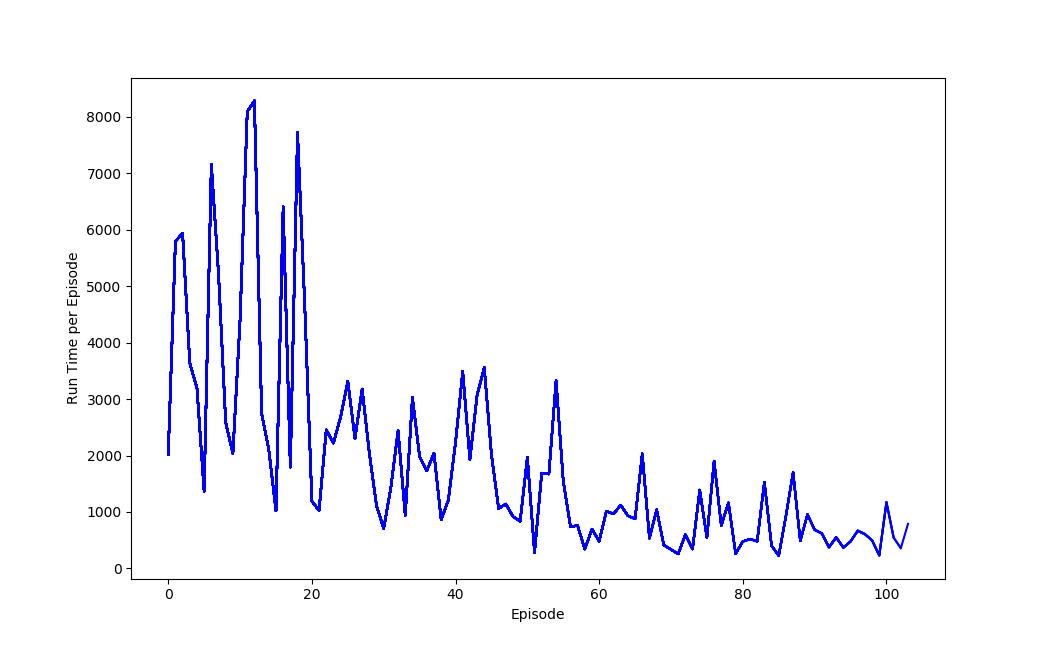

The Python source for this figure:
# MountainCarContinuous-V0

import numpy as np
import gym
import matplotlib.pyplot as plt
from itertools import count

import torch
import torch.nn as nn
from torch.nn import functional as F
from torch.optim import adam
from torch.distributions import Normal

env = gym.make('MountainCarContinuous-v0')
env = env.unwrapped
env.seed(1)

torch.manual_seed(1)
plt.ion()


#Hyperparameters
learning_rate = 0.0025
gamma = 0.995
episodes = 1000

eps = np.finfo(np.float32).eps.item()

#action_space = env.action_space.n
action_space = 1
state_space = env.observation_space.shape[0]


class Policy(nn.Module):
    def __init__(self):
        super(Policy, self).__init__()

        self.fc1 = nn.Linear(state_space, 20)
        self.fc3 = nn.Linear(20, 20)
        self.mu_head = nn.Linear(20, 1)
        self.sigma_head = nn.Linear(20, 1)

        self.gamma = gamma
        self.saved_log_probs = []
        self.rewards = []

    def forward(self, x):

        x = F.relu(self.fc1(x))
        x = F.relu(self.fc3(x))
        mu = F.tanh(self.mu_head(x))
        sigma = F.softplus(self.sigma_head(x))
        return mu, sigma

policy = Policy()
optimizer = adam.Adam(policy.parameters(), lr=learning_rate)

def select_action(state):
    state = torch.from_numpy(state).float().unsqueeze(0)
    mu, sigma = policy(state)
    dist = Normal(mu, sigma)
    action = dist.sample()
    policy.saved_log_probs.append(dist.log_prob(np.clip(action, -1, 1)))
    action = action.item()
    return action

def finish_episode():
    R = 0
    policy_loss = []
    rewards = []

    for r in policy.rewards[::-1]:
        R = r + policy.gamma * R
        rewards.insert(0, R)

    # Formalize reward
    rewards = torch.tensor(rewards)
    rewards = (rewards - rewards.mean())/(rewards.std() + eps)

    # get loss
    for reward, log_prob in zip(rewards, policy.saved_log_probs):
        policy_loss.append(-log_prob * reward)

    optimizer.zero_grad()
    policy_loss = torch.cat(policy_loss).sum()
    policy_loss.backward()
    optimizer.step()



    del policy.rewards[:]
    del policy.saved_log_probs[:]

def plot(steps):
    #ax = plt.subplot(111)
    #ax.cla()
    #plt.set_title('Training')
    #plt.set_xlabel('Episode')
    #ax.set_ylabel('Run Time per Episode')
    plt.plot(steps, 'blue')
    plt.xlabel('Episode')
    plt.ylabel('Run Time per Episode')
    plt.gcf().set_size_inches(10.5, 6.5)
    plt.grid()
    plt.savefig('MountainCarContinuousPG.png')
    plt.pause(0.0000001)



def main():

    running_reward = 0
    steps = []
    for episode in count(0):
        state = env.reset()
        print(episode)
        for t in range(10000):
            action = select_action(state)
            action = [action]
            state, reward ,done, info = env.step(action)
            #env.render()
            policy.rewards.append(reward)

            if done:
                print("Episode {}, live time = {}".format(episode, t))
                steps.append(t)
                plot(steps)
                break

        running_reward = running_reward * policy.gamma - t*0.01
        finish_episode()

if __name__ == '__main__':
    main()
